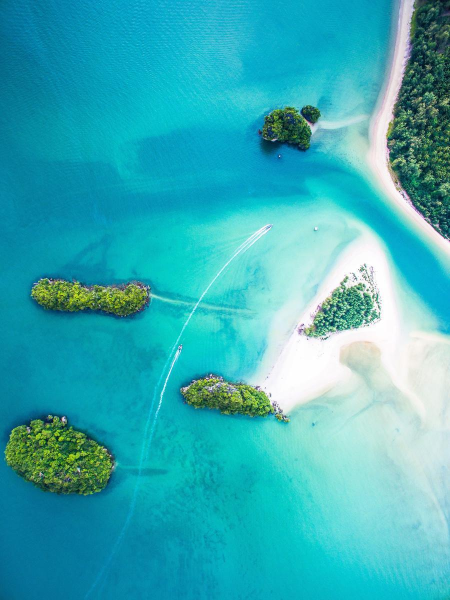
#> input picture island.jpg, 900 x 1200 px, found by its file name (shown at 1/2 size)
$ jupyter execute --allow-errors 'Bleed AI Intern Test _ Assignment_task_2.ipynb'   (shell and % lines are left out)   (older library calls are emulated)
#> lines starting #> are read from the running program, lines starting #| are printed output that depends on the picture; after the words box and inside, x2 and y2 are one past the last pixel; in counts of white or black regions, pixels touching at a corner belong together
# Bleed AI Intern Test / Assignment

## Task
### An image and provides a color distribution chart of that image and also Optionally tells the dominant colors in the image.

### Task completed by : Maryam Rafaqat

[cell 1]
#install libraries

[cell 2]
#importing necessary libraries
import numpy as np
import pandas as pd
import matplotlib.pyplot as plt
import matplotlib.patches as patches
import matplotlib.image as mpimg

from PIL import Image
from matplotlib.offsetbox import OffsetImage, AnnotationBbox
import seaborn as sns

import cv2
import extcolors                    #The extcolors library returns the RGB values.
from colormap import rgb2hex        #Convert RGB values to HEX color codes.
from sklearn.cluster import KMeans
import imutils

[cell 3]
# image resize

input_name = '/content/drive/MyDrive/images_folder/island.jpg'  #input image from google drive
output_width = 900                   #set the output size
img = Image.open(input_name)
#> img is the input picture: PIL image 900x1200 RGB; mean R, G, B 56.4, 173, 182.4
wpercent = (output_width/float(img.size[0]))
#> wpercent = 1
hsize = int((float(img.size[1])*float(wpercent)))
#> hsize = 1200
img = img.resize((output_width,hsize), Image.ANTIALIAS)

[cell 4]
#save the image
resize_name = '' + input_name   #the resized image name
img.save(resize_name)

[cell 5]
#read
plt.figure(figsize=(9, 9))
img_url = resize_name
img = plt.imread(img_url)
#> img: shape (1200, 900, 3)
plt.imshow(img)
plt.axis('off')
plt.show()

#> (a cell that did not finish here is left out)

[cell 7]
# creating data frame after converting RGB to HEX colors.
def color_to_df(input):
    colors_pre_list = str(input).replace('([(','').split(', (')[0:-1]
    df_rgb = [i.split('), ')[0] + ')' for i in colors_pre_list]
    df_percent = [i.split('), ')[1].replace(')','') for i in colors_pre_list]

    #convert RGB to HEX code
    df_color_up = [rgb2hex(int(i.split(", ")[0].replace("(","")),
                          int(i.split(", ")[1]),
                          int(i.split(", ")[2].replace(")",""))) for i in df_rgb]

    df = pd.DataFrame(zip(df_color_up, df_percent), columns = ['colour_code','occurence'])
    return df

#> (the rest of this cell did not finish here and is left out)

#> (a cell that did not finish here is left out)

[cell 9]
#create background color
fig, ax = plt.subplots(figsize=(192,108),dpi=10)
fig.set_facecolor('white')
plt.savefig('bg.png')
plt.close(fig)

#create color palette
bg = plt.imread('bg.png')
fig = plt.figure(figsize=(90, 90), dpi = 10)
ax = fig.add_subplot(1,1,1)

x_posi, y_posi, y_posi2 = 320, 25, 25
#> (the rest of this cell did not finish here and is left out)

[cell 10]
#reading and resizing image for dominant colors
clusters = 4

img = cv2.imread('/content/drive/MyDrive/images_folder/island.jpg')
org_img = img.copy()
print('Org image shape --> ',img.shape)
#| Org image shape -->  (1200, 900, 3)

img = imutils.resize(img,height=200)
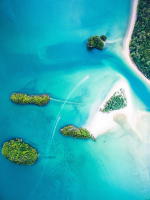
#> img: shape (200, 150, 3); mean B, G, R 182.4, 173, 56.4
print('After resizing shape --> ',img.shape)
#| After resizing shape -->  (200, 150, 3)

flat_img = np.reshape(img,(-1,3))
print('After Flattening shape --> ',flat_img.shape)
#| After Flattening shape -->  (30000, 3)

kmeans = KMeans(n_clusters=clusters,random_state=0)
kmeans.fit(flat_img)

[cell 11]
# 4 clusters distribution
dominant_colors = np.array(kmeans.cluster_centers_,dtype='uint')
percentages = (np.unique(kmeans.labels_,return_counts=True)[1])/flat_img.shape[0]
#> percentages = [0.137, 0.101, 0.147, 0.614]
p_and_c = zip(percentages,dominant_colors)
p_and_c = sorted(p_and_c,reverse=True)


block = np.ones((50,50,3),dtype='uint')
plt.figure(figsize=(12,8))
for i in range(clusters):
    plt.subplot(1,clusters,i+1)
    block[:] = p_and_c[i][1][::-1]
    plt.imshow(block)
    plt.xticks([])
    plt.yticks([])
    plt.xlabel(str(round(p_and_c[i][0]*100,2))+'%')
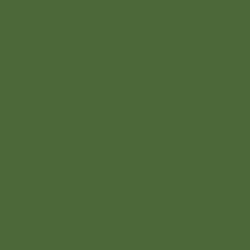
#> block: shape (50, 50, 3) uint64 (shown 5 times larger); mean of channels 0, 1, 2 57, 104, 76; drawn as B, G, R
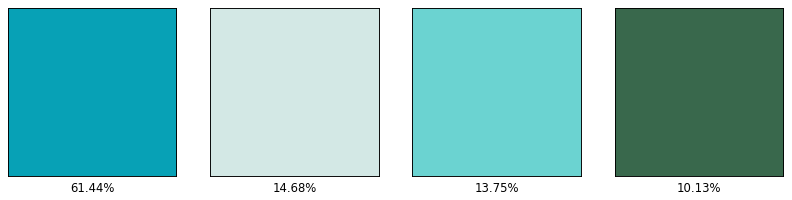
#> figure drawn by matplotlib, 4 panels

[cell 12]
#proportions of colours in amage
bar = np.ones((50,500,3),dtype='uint')
plt.figure(figsize=(12,8))
plt.title('Proportions of colours')
start = 0
i = 1
for p,c in p_and_c:
    end = start+int(p*bar.shape[1])
    if i==clusters:
        bar[:,start:] = c[::-1]
    else:
        bar[:,start:end] = c[::-1]
    start = end
    i+=1
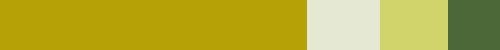
#> bar: shape (50, 500, 3) uint64; mean of channels 0, 1, 2 55.6, 172.2, 181.5; drawn as B, G, R
#> after the loop, i = 5

plt.imshow(bar)
plt.xticks([])
plt.yticks([])
#> Out = ([], [])
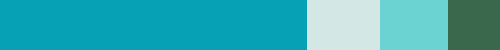
#> shown: shape (50, 500, 3); mean R, G, B 55.6, 172.2, 181.5

[cell 13]
#showing most dominant colours in the image
from google.colab.patches import cv2_imshow
rows = 1000
cols = int((org_img.shape[0]/org_img.shape[1])*rows)
#> cols = 1333
img = cv2.resize(org_img,dsize=(rows,cols),interpolation=cv2.INTER_LINEAR)
#> img: shape (1333, 1000, 3)

copy = img.copy()
cv2.rectangle(copy,(rows//2-250,cols//2-90),(rows//2+250,cols//2+110),(255,255,255),-1)
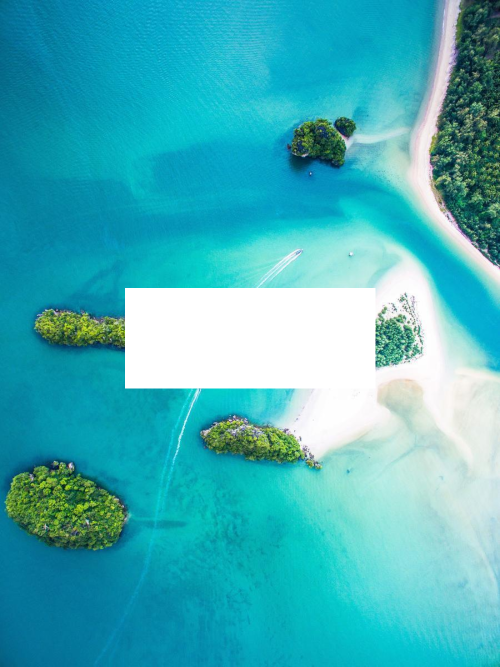
#> copy: shape (1333, 1000, 3) (shown at 1/2 size); mean B, G, R 186.5, 176.8, 68.6

final = cv2.addWeighted(img,0.1,copy,0.9,0)
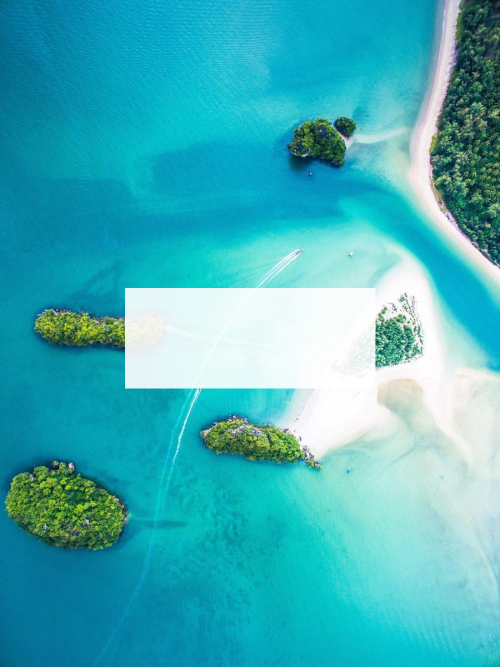
#> final: shape (1333, 1000, 3) (shown at 1/2 size); mean B, G, R 186.1, 176.4, 67.4
cv2.putText(final,'Most Dominant Colors in the Image',(rows//2-230,cols//2-40),cv2.FONT_HERSHEY_DUPLEX,0.8,(0,0,0),1,cv2.LINE_AA)
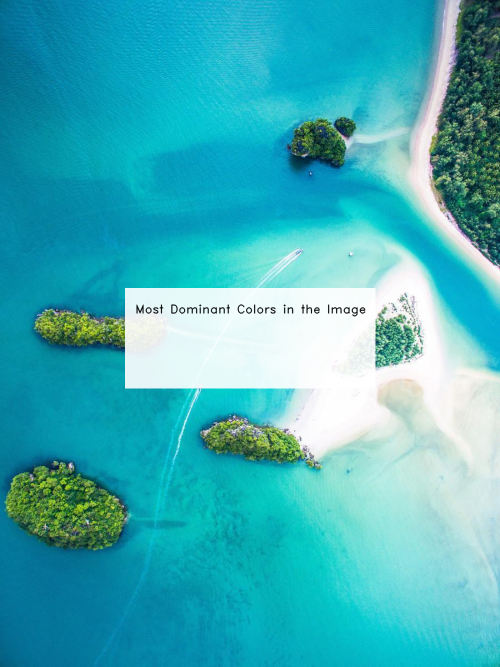
#> final: shape (1333, 1000, 3) (shown at 1/2 size); 0.26% of pixels changed, all inside (x1, y1, x2, y2) = (272, 608, 732, 634)


start = rows//2-220
for i in range(4):
    end = start+70
    final[cols//2:cols//2+70,start:end] = p_and_c[i][1]
    cv2.putText(final,str(i+1),(start+25,cols//2+45),cv2.FONT_HERSHEY_DUPLEX,1,(255,255,255),1,cv2.LINE_AA)
    start = end+20
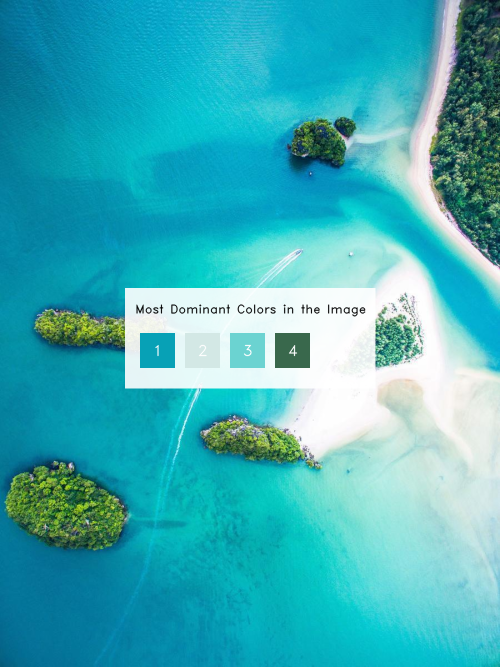
#> final: shape (1333, 1000, 3) (shown at 1/2 size); 1.47% of pixels changed, all inside (x1, y1, x2, y2) = (280, 666, 620, 736)

[cell 14]
cv2_imshow(img)
cv2.waitKey(0)
cv2.destroyAllWindows()
cv2.imwrite('output_with_dominant_colour.png',final)
#> Out = True
